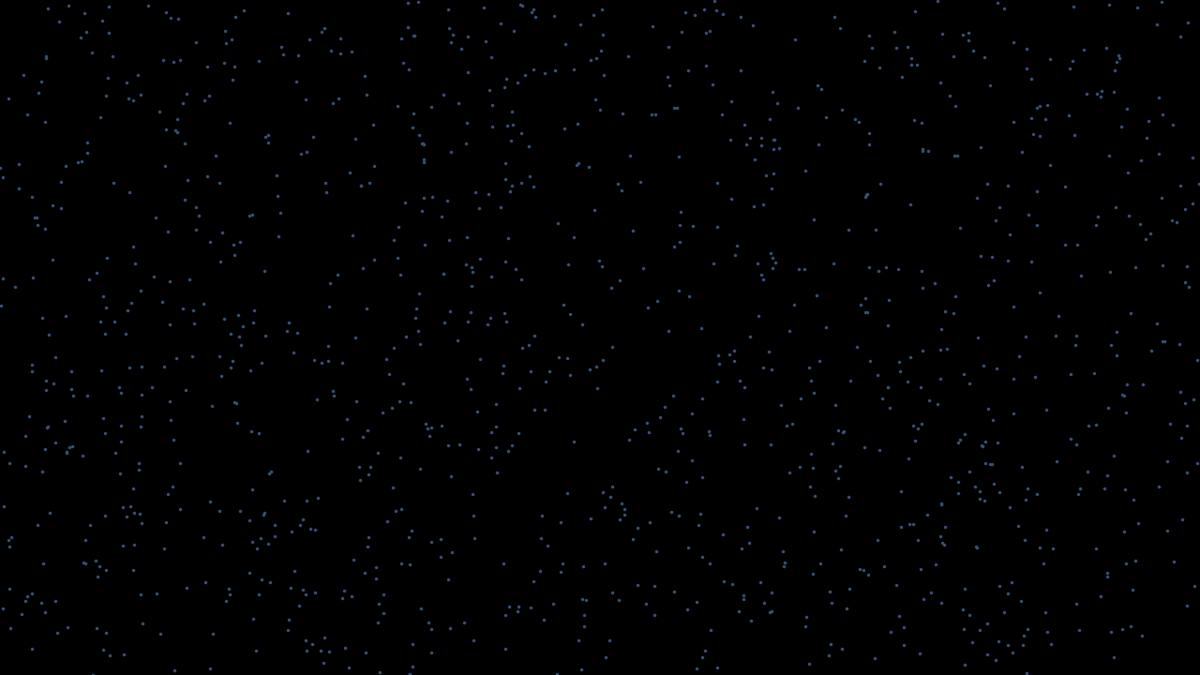
Frame 1 (no input)
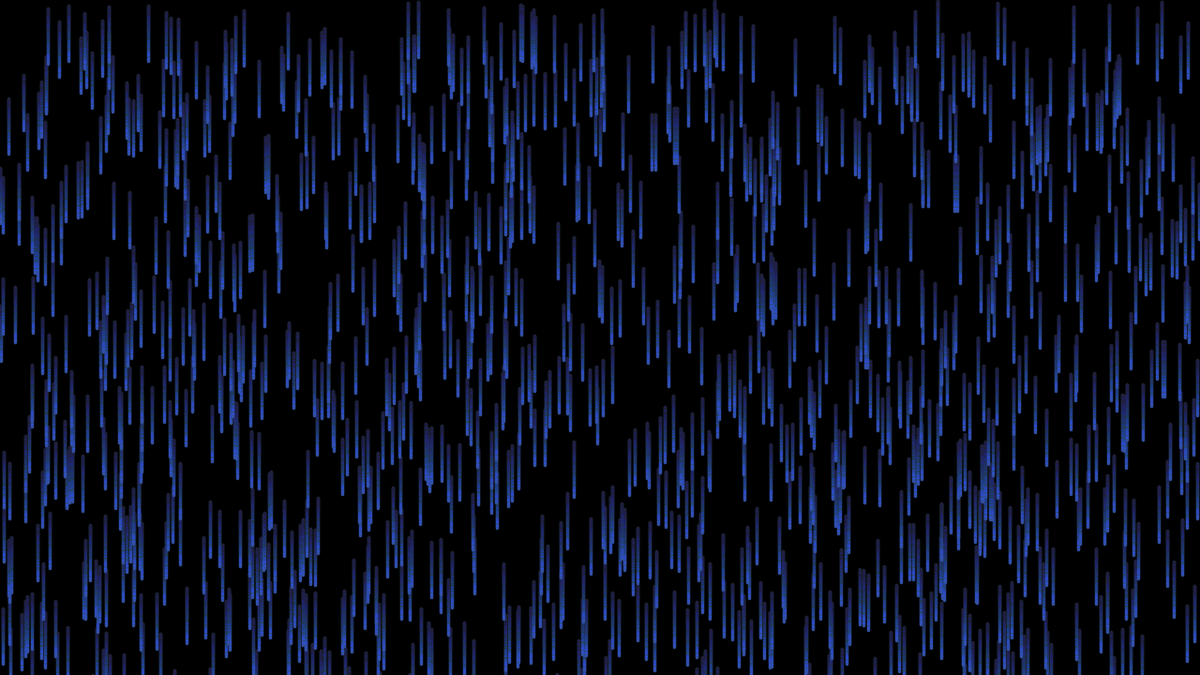
Frame 60 (the mouse pressed at the canvas centre just before this capture)
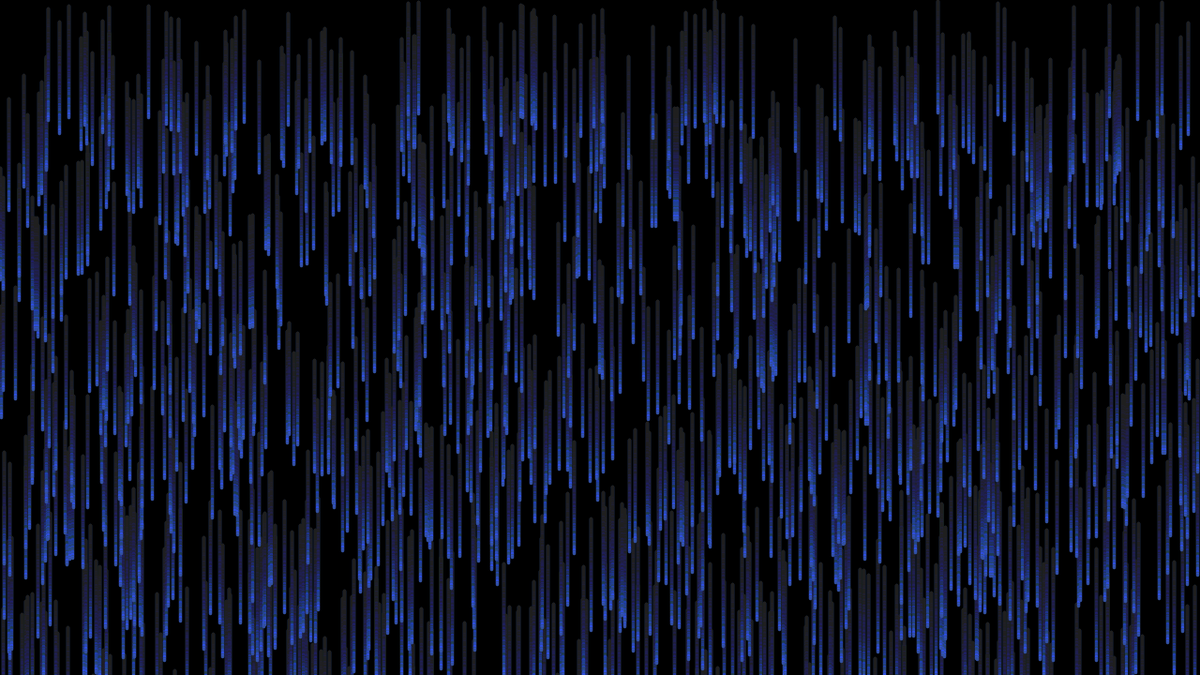
Frame 120 (the mouse held since frame 60 and released just before this capture)

The Processing sketch that drew these frames (run headless with seeded random() and noise(); from frame 60 on, the mouse is pressed at the canvas centre):

// Processing sketch: Sketch_22
// ── Sketch_22.pde
ArrayList<PVector> particles;
float minAngle = PI*2.5;
float maxAngle = PI*2.5;
float resolution = random(10, 150);
float det = random(0.001);

void setup() {  
  size(1280, 720);
  smooth(4);
  background(0);
  reset();
}

void draw() {
  noStroke();
  fill(0, 4);
  rect(0, 0, width, height);
  stroke(50, 80, (random(100, 250)));
  strokeWeight(3.5);
  for (int i = 0; i < particles.size(); i++) {
    PVector p = particles.get(i);
    float px = p.x;
    float py = p.y;
    float a = getAngle(px, py);

    p.x += cos(a);
    p.y += sin(a);
  }

  beginShape(POINTS);
  for (int i = 0; i < particles.size(); i++) {
    PVector p = particles.get(i); 
    vertex(p.x, p.y);
  }
  endShape();
}

float getAngle(float x, float y) {
  float dr = 1./resolution;
  float noi = noise(x*det, y*det)*(1)+dr*0.7;
  noi -= noi%dr;
  float aux = map(noi, 0, 1, minAngle, maxAngle);
  return aux;
}
void reset() {
  particles = new ArrayList<PVector>();
  for (int i = 0; i < 1200; i++) {
    particles.add(new PVector(random(width), random(height)));
  }
}
